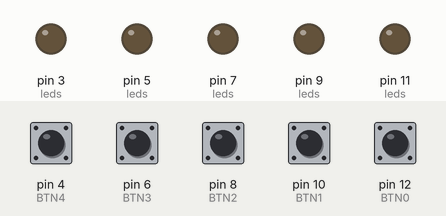
This sketch was run on a simulated Arduino Uno, built with avr-gcc and run on an emulated ATmega328P. Parts: output pins drawn as LEDs (lit = HIGH). Inputs (shaded band) come from the test bench; at power-on: pin 4 (BTN4), pin 6 (BTN3), pin 8 (BTN2), pin 10 (BTN1), pin 12 (BTN0) LOW. Random numbers use the default seed unless the sketch sets one; what the sketch prints to the serial monitor is not drawn.

Above: at 1.3 s.
1.4 s: pin 12 (BTN0) pulled HIGH for 0.15 s
At 2.25 s:
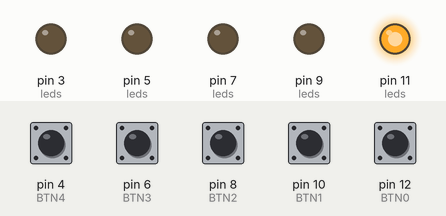
4.4 s: pin 4 (BTN4) pulled HIGH for 0.15 s
At 6.8 s:
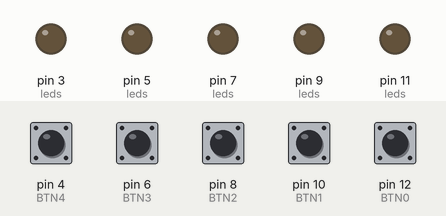
7.1 s: pin 4 (BTN4) pulled HIGH for 1 s
At 9.25 s:
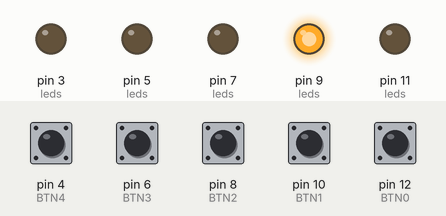
10.9 s: pin 6 (BTN3) pulled HIGH for 0.15 s
At 12.25 s:
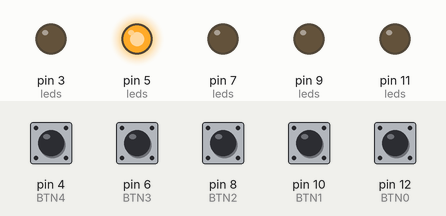
13.9 s: pin 6 (BTN3) pulled HIGH for 1 s
At 17.0 s:
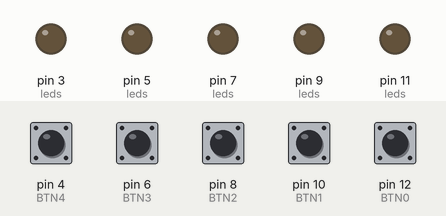
Timing chart, 0 to 18.5 s (numbered marks = the images above; inputs shaded):
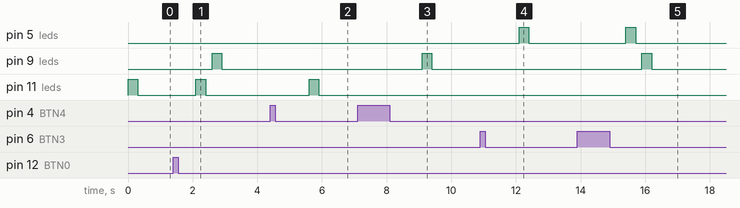

The sketch:

simon.ino
```cpp
#define BTN0 12
#define LED0 11

#define BTN1 10
#define LED1 9

#define BTN2 8
#define LED2 7

#define BTN3 6
#define LED3 5

#define BTN4 4
#define LED4 3

boolean wasPressed= false, showingLights=true;
int i = 0, k = 0, temp = 5;

int secuencia[6] = {0,1,2,3,4,0};
int leds[5] = {LED0, LED1, LED2, LED3, LED4};
int inputUsuario[sizeof(secuencia)/sizeof(secuencia[1])] = {5};

boolean equal(int n, int arr1[], int arr[]){
  for(int i=0; i<n; i++){
    if(arr1[i] != arr[i])
     return false;
  }
  return true;
}


void setup()
{
  for(int i = 0; i < (sizeof(leds)/sizeof(leds[0])); i++){
   pinMode(leds[i], OUTPUT);
  }
  for(int i = 4; i<=12; i+=2){
   pinMode(i, INPUT);
  }
  Serial.begin(9600);
  randomSeed(analogRead(0));
}


void loop()
{

 if(digitalRead(BTN0) == HIGH){
      wasPressed = true;
      temp = 0;
      delay(100);
  }
  else if(digitalRead(BTN1) == HIGH){
      wasPressed = true;
      temp = 1;
      delay(100);
  }
  else if(digitalRead(BTN2) == HIGH){
      wasPressed = true;
      temp = 2;
      delay(100);
  }
  else if(digitalRead(BTN3) == HIGH){
      wasPressed = true;
      temp = 3;
      delay(100);
  }
  else if(digitalRead(BTN4) == HIGH){
      wasPressed = true;
      temp = 4;
      delay(100);
  }

  else{

    //Si ninguno se presiona, entra aquí y no hace nada, a menos que se haya presionado alguno anteriormente.

    if(wasPressed){
      //Si se presionó alguno, entra aquí

      //WIN CONDITION
      if(i == sizeof(secuencia)/sizeof(secuencia[0])-1){

        for(int i = 0; i < sizeof(leds)/sizeof(leds[0]); i++){
          digitalWrite(leds[i], HIGH);
          delay(50);
        }

        for(int i = 0; i < sizeof(leds)/sizeof(leds[0]); i++){
          digitalWrite(leds[i], LOW);
          delay(20);
        }

        Serial.println("HA GANADO!");
        //Genera nuevos random y limpia variables
        for(int j = 0; j < sizeof(secuencia)/sizeof(secuencia[0]); j++){
          secuencia[i] = random(0, 4);
          Serial.print(secuencia[i]);
        }
        i = 0;
        k = 0;
        delay(1000);


      }

      else if(temp == secuencia[i]){

        Serial.print("REALLY?");
        for(int i=0; i< 6; i++){
          Serial.print(secuencia[i]);
        }
        Serial.println();

        inputUsuario[i] = temp;
        i++;

        if(equal(k, inputUsuario, secuencia) && k+1 == i){
          i = 0;
          k++;

        }
        //BUZZ
        delay(500);
      }


      else{
        Serial.println("HA PERDIDO!");
        //Genera nuevos random y limpia variables
        for(int j = 0; j < sizeof(secuencia)/sizeof(secuencia[0]); j++){
          secuencia[i] = random(0, 4);
          Serial.print(secuencia[i]);
        }
        i = 0;
        k = 0;

        delay(1000);
      }

      showingLights = i == 0? true : false;
      //Después de hacer la acción se vuelve falso, y ya no entrará aquí infinitamente.
      wasPressed = false;

    }


    if(showingLights == true){
          //PRENDIDO DE LUCES
          for(int j = 0; j < k+1; j++){
            digitalWrite(leds[secuencia[j]], HIGH);
            delay(300);
            digitalWrite(leds[secuencia[j]], LOW);
            delay(200);
          }
          showingLights = false;
   }


  }


}
```

Measured:
- after the input at 1.4 s, pin 9 (leds): LOW → HIGH after 1.2 s, → LOW 0.30 s later; pin 11 (leds): LOW → HIGH after 0.70 s, → LOW 0.30 s later
- after the input at 4.4 s, pin 11 (leds): LOW → HIGH after 1.2 s, → LOW 0.30 s later
- after the input at 7.1 s, pin 9 (leds): LOW → HIGH after 2.0 s, → LOW 0.30 s later
- after the input at 10.9 s, pin 5 (leds): LOW → HIGH after 1.2 s, → LOW 0.30 s later
- after the input at 13.9 s, pin 5 (leds): LOW → HIGH after 1.5 s, → LOW 0.30 s later; pin 9 (leds): LOW → HIGH after 2.0 s, → LOW 0.30 s later
